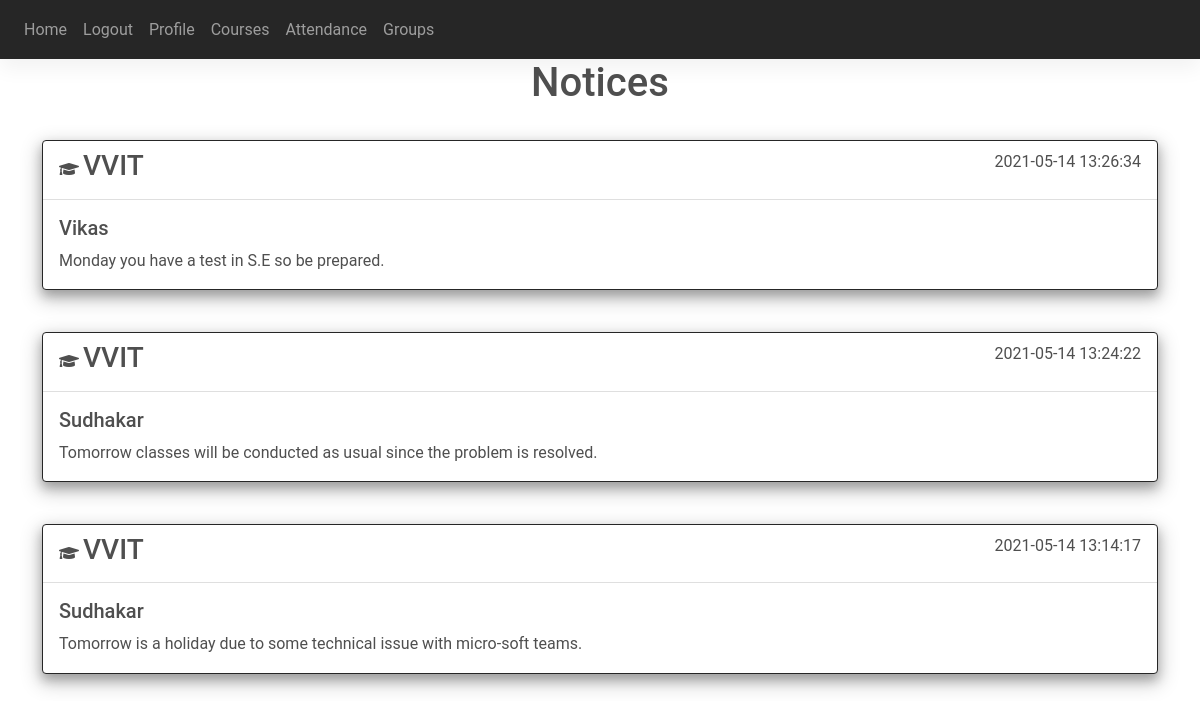
Screenshot of / (signed in) with the database file from the repository.
### website/models.py (models this page shows)
class Note(db.Model):
    id = db.Column(db.Integer, primary_key=True)
    data = db.Column(db.String(10000))
    date = db.Column(db.DateTime(timezone=True), default=func.now())
    user_ids = db.relationship("Array_ids")
    user_id = db.Column(db.Integer, db.ForeignKey('user.id'))
    user_name = db.Column(db.String(150))

### website/views.py (the view)
@views.route('/', methods=['GET', 'POST'])
@login_required
def home():
    user_notes = []
    notes = Note.query.all()
    for note in notes:
        user_ids = note.user_ids
        for user_id in user_ids:
            if current_user.id == user_id.user_id:
                user_notes.append(note)
        if note.user_id == current_user.id:
            user_notes.append(note)
    user_notes.reverse()
    if current_user.user_type.lower() == 's':
        return render_template("home.html", user=current_user, notes=user_notes)
    elif current_user.user_type.lower() == 'p':
        return render_template("teacher_home.html", user=current_user, notes=user_notes)
    elif current_user.user_type.lower() == 'a':
        return render_template('admin.html', user=current_user)
    else:
        return redirect(url_for(views.logout))

### website/__init__.py (called while the page is built)
def create_app():
    app = Flask(__name__)
    app.config['SECRET_KEY'] = 'rajesh aka the king'
    app.config['SQLALCHEMY_DATABASE_URI'] = f'sqlite:///{DB_NAME}'
    db.init_app(app)
    from .views import views
    from .auth import auth
    from .admin import admin
    app.register_blueprint(views, url_prefix='/')
    app.register_blueprint(auth, url_prefix='/')
    app.register_blueprint(admin, url_prefix='/')
    from .models import User, Note
    create_database(app)
    login_manager = LoginManager()
    login_manager.login_view = 'auth.login'
    login_manager.init_app(app)
    @login_manager.user_loader
    def load_user(id):
        return User.query.get(int(id))
    return app

### website/templates/home.html (shortened to what this page needs)
{% extends "base.html" %}
{% block content %}
<h1 align="center">Notices</h1>
{% for note in notes %}
    <div class="card border border-dark shadow-3-strong mb-3">
        <div class="card-header">
            <i style="display: inline-block;" aria-hidden="true" class="fas fa-graduation-cap"></i>
            <h3 style="display: inline-block;">
                VVIT
            </h3>
            <p style="display: inline-block; float:right">
                {{note.date}}
            </p>
        </div>
        <div class="card-body">
            <h5 class="card-title">{{ note.user_name }}</h5>
            <p class="card-text">
                {{note.data}}
            </p>
        </div>
    </div>
{% endfor %}
{% endblock %}

### rows the page displays
Note: date "2021-05-14 13:26:34", user_name "Vikas", data "Monday you have a test in S.E so be prepared."
Note: date "2021-05-14 13:24:22", user_name "Sudhakar", data "Tomorrow classes will be conducted as usual since the problem is resolved."
Note: date "2021-05-14 13:14:17", user_name "Sudhakar", data "Tomorrow is a holiday due to some technical issue with micro-soft teams."
